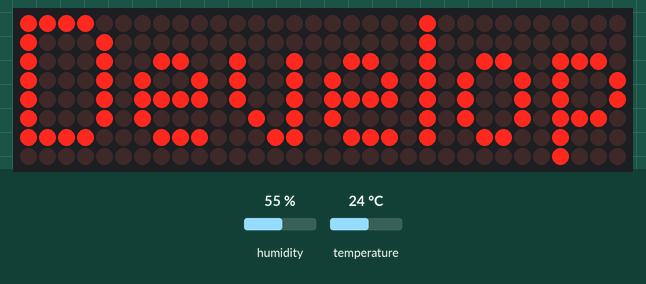
Recording of a sketch running on a simulated ESP32. On the bench: 32×8 LED matrix. The test bench sets the inputs (shaded band); at power-on: humidity 55 %, temperature 24 °C. WiFi joins after 1.5 s; servers stay silent unless stated; network time is answered at once with the bench clock; the local clock reads 2024-03-15 10:24:30 at power-on unless the sketch sets it.

Above: at 1.6 s.
At 7.16 s:
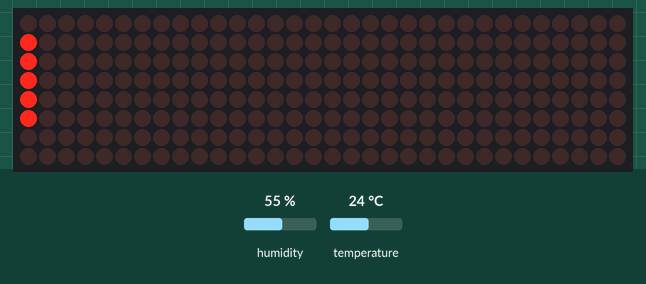
At 9.18 s:
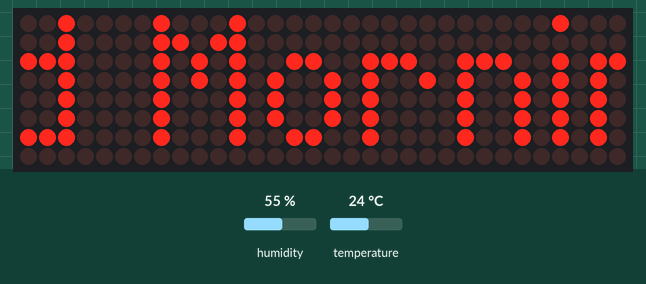
At 15.25 s:
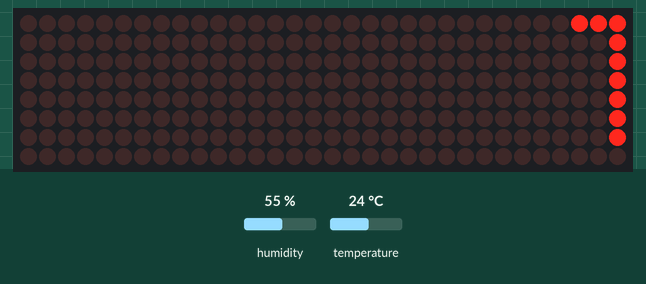
At 27.4 s:
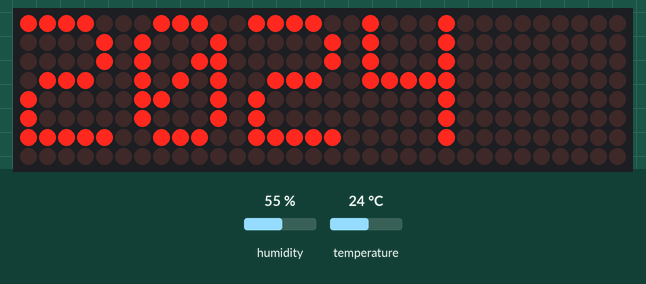
At 35.51 s:
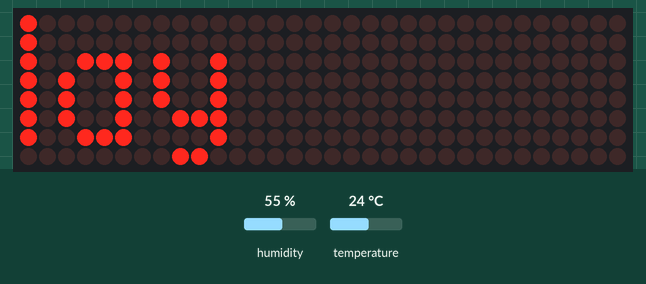

Measured:
- what the display in image 0 shows lasts 1.6 s, from 1.5 s to 3.1 s

The sketch:

main.ino
```cpp
/*******************************************************
 | MAX7219 Pin | ESP32 Pin     |
| ----------- | -------------- |
| VCC         | 5V (VIN)       |
| GND         | GND            |
| DIN         | GPIO 23 (MOSI) |
| CS (LOAD)   | GPIO 5         |
| CLK         | GPIO 18 (SCK)  |

*******************************************************/

#include <WiFi.h>
#include <WiFiUdp.h>
#include <NTPClient.h>
#include <TimeLib.h>
#include <MD_Parola.h>
#include <MD_MAX72XX.h>
#include <SPI.h>
#include <DHT.h>
#include <WebServer.h>

/************** WiFi **************/
char ssid[] = "Vimal";
char pass[] = "1234567890";

/************** Matrix config **************/
#define HARDWARE_TYPE MD_MAX72XX::FC16_HW
#define MAX_DEVICES 4
#define CS_PIN 5
MD_Parola matrix = MD_Parola(HARDWARE_TYPE, CS_PIN, MAX_DEVICES);

/************** DHT Sensor **************/
DHT dht(4, DHT11);
float lastTemp = 0;

/************** NTP Clock **************/
WiFiUDP ntpUDP;
NTPClient timeClient(ntpUDP, "pool.ntp.org", 19800, 60000);

unsigned long lastTick = 0;
bool calibrated = false;
bool printedIP = false;

int hr_, min_, sec_, day_, month_, year_, wday_;

/************** Quote via Web **************/
String quoteMsg = "Warmest congratulations on your wedding Sir - Mr. & Mrs. Singh! Wishing you both a lifetime filled with love, happiness, and beautiful moments together.— From me & the entire Mt team....";
WebServer server(80);

/************** Message Engine **************/
String msgs[20];
int reps[20];
int totalMsgs = 0;

int mIndex = 0;
int currentRepeat = 0;

bool makerShown = false;

/************** Utility **************/
String weekdayName[] = { "", "Sunday", "Monday", "Tuesday", "Wednesday", "Thursday", "Friday", "Saturday" };

String greeting() {
  if (hr_ < 4) return "Good Night";
  if (hr_ < 11) return "Good Morning";
  if (hr_ < 14) return "Good Noon";
  if (hr_ < 18) return "Good Afternoon";
  return "Good Evening";
}

String tf12() {
  int h12 = hr_ % 12;
  if (h12 == 0) h12 = 12;

  char buf[20];
  sprintf(buf, "%02d:%02d:%02d %s",
          h12, min_, sec_, (hr_ >= 12 ? "PM" : "AM"));
  return String(buf);
}

/************** Update NTP **************/
void updateClock() {
  if (timeClient.update()) {
    unsigned long ep = timeClient.getEpochTime();
    hr_ = hour(ep);
    min_ = minute(ep);
    sec_ = second(ep);
    day_ = day(ep);
    month_ = month(ep);
    year_ = year(ep);
    wday_ = weekday(ep);

    calibrated = true;
    lastTick = millis();
  }
}

/************** Offline tick **************/
void offlineTick() {
  if (millis() - lastTick >= 1000) {
    lastTick += 1000;
    sec_++;
    if (sec_ >= 60) { sec_ = 0; min_++; }
    if (min_ >= 60) { min_ = 0; hr_++; }
    if (hr_ >= 24) { hr_ = 0; }
  }
}

/************** BUILD QUEUE **************/
void buildQueue() {
  totalMsgs = 0;

  if (!calibrated) {
    msgs[totalMsgs] = "Connect WiFi To Calibrate Time And Other Funnctions once when Power is turned ON Thanks ...";
    reps[totalMsgs++] = 1;
    return;
  }

  msgs[totalMsgs] = greeting();
  reps[totalMsgs++] = 1;

  msgs[totalMsgs] = "Time " + tf12();
  reps[totalMsgs++] = 3;

  char d[20];
  sprintf(d, "%02d-%02d-%04d", day_, month_, year_);
  msgs[totalMsgs] = "Date " + String(d);
  reps[totalMsgs++] = 2;

  msgs[totalMsgs] = "Day " + weekdayName[wday_];
  reps[totalMsgs++] = 1;

  msgs[totalMsgs] = "Temp " + String((int)lastTemp) + "C";
  reps[totalMsgs++] = 1;

  msgs[totalMsgs] = "Quote: " + quoteMsg;
  reps[totalMsgs++] = 1;

  msgs[totalMsgs] = (WiFi.status() == WL_CONNECTED) ? "WiFi OK" : "WiFi OFF";
  reps[totalMsgs++] = 1;
}

/****************** NEW DASHBOARD UI HERE ******************/
void handleRoot() {
  String html = R"rawliteral(
<!DOCTYPE html>
<html>
<head>
<meta charset="UTF-8">
<title>ESP32 Dashboard</title>
<meta name="viewport" content="width=device-width, initial-scale=1.0">

<style>
:root {
  --bg: #050816;
  --card: #0f172a;
  --accent: #3b82f6;
  --accent-soft: rgba(59,130,246,0.15);
  --text: #e5e7eb;
  --muted: #9ca3af;
  --danger: #f97373;
  --success: #4ade80;
  --border: #1f2937;
  --preview-bg: #020617;
  --preview-led: #22c55e;
}

body {
  background: radial-gradient(circle at top, #1d2540 0, #020617 55%);
  font-family: Arial;
  color: var(--text);
  padding: 20px;
}

.app {
  max-width: 900px;
  margin: auto;
}

.tabs {
  display: flex;
  gap: 8px;
  margin-bottom: 16px;
}

.tab-btn {
  flex: 1;
  padding: 10px;
  background: #020617aa;
  border-radius: 25px;
  border: none;
  color: var(--muted);
  cursor: pointer;
}

.tab-btn.active {
  background: var(--accent);
  color: white;
  font-weight: 700;
}

.panel { display: none; }
.panel.active { display: block; }

.card {
  background: #0b1020;
  padding: 14px;
  border-radius: 12px;
  margin-bottom: 14px;
}

.preview-frame {
  background: #000;
  height: 45px;
  padding: 10px;
  border-radius: 8px;
  overflow: hidden;
}

.preview-text {
  color: var(--preview-led);
  white-space: nowrap;
  font-family: monospace;
  animation: scrollText 15s linear infinite;
}

@keyframes scrollText {
  from { transform: translateX(100%); }
  to { transform: translateX(-200%); }
}

textarea {
  width: 100%;
  height: 100px;
  border-radius: 8px;
}

button {
  width: 100%;
  margin-top: 10px;
  padding: 12px;
  background: var(--accent);
  border: none;
  border-radius: 8px;
  color: white;
  font-size: 16px;
}
</style>
</head>

<body>
<div class="app">

<h2>ESP32 MATRIX CLOCK DASHBOARD</h2>

<div class="tabs">
  <button class="tab-btn active" onclick="showTab('home')">Home</button>
  <button class="tab-btn" onclick="showTab('quote')">Quote</button>
  <button class="tab-btn" onclick="showTab('settings')">Settings</button>
</div>

<!-- HOME -->
<div id="home" class="panel active">
  <div class="card">
    <h3>Status</h3>
    <p><b>IP:</b> %IP%</p>
    <p><b>WiFi:</b> %WIFI%</p>
    <p><b>Temperature:</b> %TEMP%C</p>

    <p><b>Browser Time:</b></p>
    <h2 id="clock">--:--:--</h2>
  </div>

  <div class="card">
    <h3>Live Matrix Preview</h3>
    <div class="preview-frame">
      <span id="preview" class="preview-text">%QUOTE%</span>
    </div>
  </div>
</div>

<!-- QUOTE -->
<div id="quote" class="panel">
  <div class="card">
    <h3>Update Quote</h3>
    <form action="/quote" method="GET">
      <textarea name="msg">%QUOTE%</textarea>
      <button type="submit">Update Quote</button>
    </form>
  </div>
</div>

<!-- SETTINGS -->
<div id="settings" class="panel">
  <div class="card">
    <h3>Settings</h3>
    <p>Coming Soon...</p>
  </div>
</div>

</div>

<script>
function showTab(id){
  document.querySelectorAll('.panel').forEach(p=>p.classList.remove('active'));
  document.getElementById(id).classList.add('active');

  document.querySelectorAll('.tab-btn').forEach(b=>b.classList.remove('active'));
  event.target.classList.add('active');
}

function updateClock(){
  const d = new Date();
  document.getElementById('clock').innerText =
    d.toLocaleTimeString();
}
setInterval(updateClock, 1000);
</script>

</body>
</html>
)rawliteral";

  ///====== Replace values ======///
  html.replace("%IP%", WiFi.localIP().toString());
  html.replace("%WIFI%", (WiFi.status() == WL_CONNECTED ? "Connected" : "Disconnected"));
  html.replace("%TEMP%", String((int)lastTemp));
  html.replace("%QUOTE%", quoteMsg);

  server.send(200, "text/html", html);
}

/***************** Quote update *****************/
void handleQuote() {
  if (server.hasArg("msg")) {
    quoteMsg = server.arg("msg");
    buildQueue();
    server.send(200, "text/plain", "Quote Updated!");
  } else {
    server.send(400, "text/plain", "Missing msg");
  }
}

/************** SETUP **************/
void setup() {
  Serial.begin(115200);

  matrix.begin();
  matrix.setIntensity(3);
  matrix.displayClear();

  dht.begin();
  WiFi.begin(ssid, pass);
  timeClient.begin();

  server.on("/", handleRoot);
  server.on("/quote", handleQuote);
  server.begin();

  delay(200);

  matrix.displayText("Developed At- Mecatredz Softwares And Innovations Pvt Ltd Lucknow By - Surya Mani Bajpai & Mt Team ..",
                     PA_LEFT, 40, 0, PA_SCROLL_LEFT, PA_SCROLL_LEFT);
  makerShown = true;
}

/************** LOOP **************/
void loop() {
  server.handleClient();

  if (WiFi.status() == WL_CONNECTED) {
    if (!printedIP) {
      char ipMsg[30];
      sprintf(ipMsg, "IP %s", WiFi.localIP().toString().c_str());
      matrix.displayText(ipMsg, PA_LEFT, 40, 0, PA_SCROLL_LEFT, PA_SCROLL_LEFT);
      printedIP = true;
      delay(1500);
      buildQueue();
    }
    updateClock();
  } else {
    printedIP = false;
  }

  offlineTick();

  float t = dht.readTemperature();
  if (!isnan(t)) lastTemp = t;

  if (matrix.displayAnimate()) {
    currentRepeat++;

    if (currentRepeat >= reps[mIndex]) {
      currentRepeat = 0;
      mIndex++;
      if (mIndex >= totalMsgs) {
        buildQueue();
        mIndex = 0;
      }
    }

    matrix.displayText(msgs[mIndex].c_str(),
                       PA_LEFT, 40, 0, PA_SCROLL_LEFT, PA_SCROLL_LEFT);
  }
}
```
